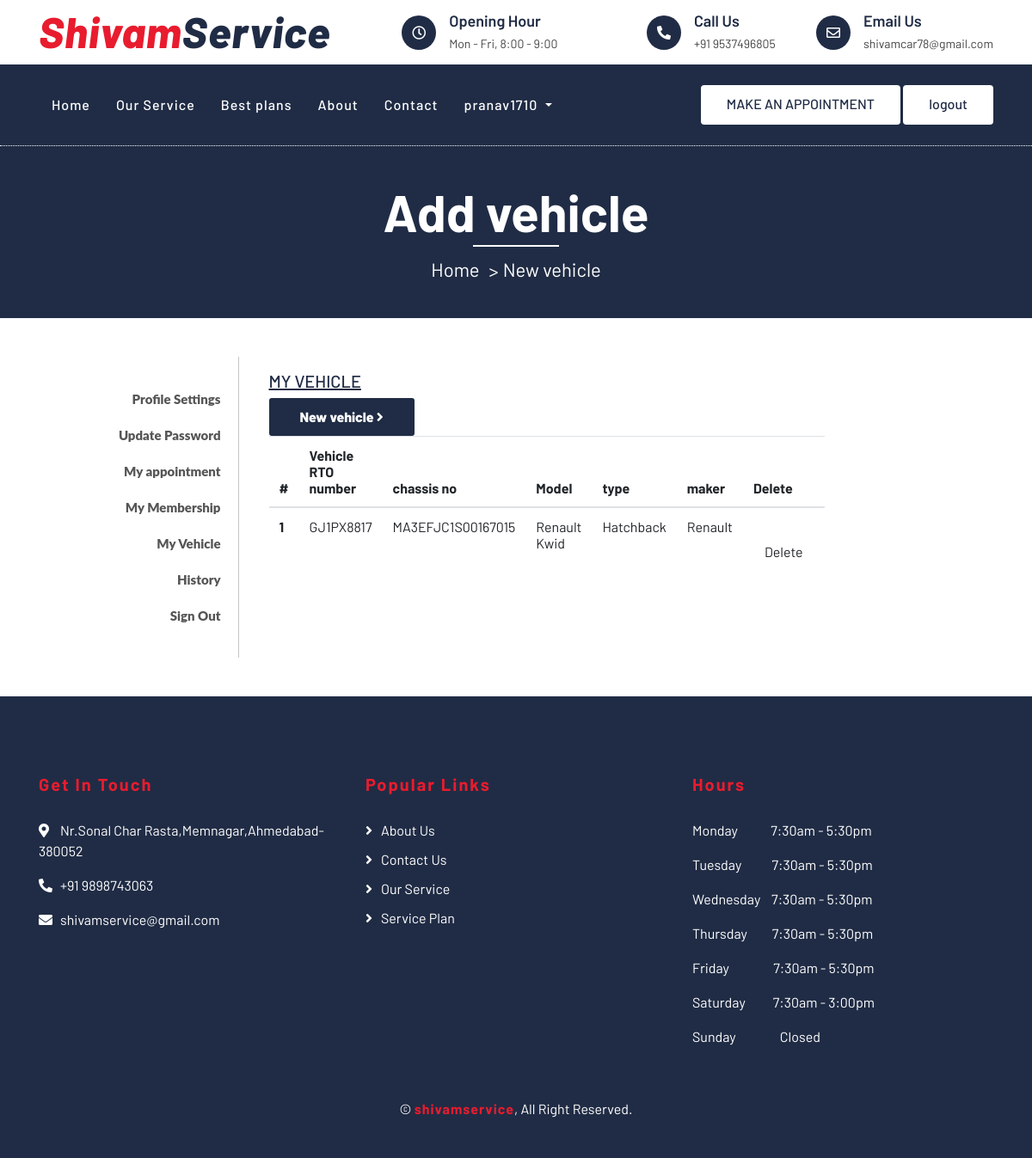
Page /my-vehicle.php (signed in) on the committed database.
### tables this page shows
CREATE TABLE `user` (
  `user_id` int(5) NOT NULL,
  `user_name` varchar(30) NOT NULL,
  `user_pass` varchar(40) NOT NULL,
  `user_email` varchar(50) NOT NULL,
  `user_add` varchar(255) NOT NULL,
  `user_phone` bigint(10) DEFAULT NULL,
  `user_sec_ques` varchar(50) NOT NULL,
  `user_sec_ans` varchar(20) NOT NULL,
  `companycompany_id` int(5) NOT NULL,
  `otp` int(5) DEFAULT NULL
);

CREATE TABLE `vehicle` (
  `rto_number` varchar(12) NOT NULL,
  `customer_id` int(5) NOT NULL,
  `chassis_no` varchar(20) NOT NULL,
  `veh_color_id` int(2) NOT NULL,
  `modelcar_model_id` int(2) NOT NULL
);

CREATE TABLE `model` (
  `car_model_id` int(2) NOT NULL,
  `model_name` varchar(100) NOT NULL,
  `Makermaker_id` int(2) NOT NULL
);

CREATE TABLE `car_type` (
  `car_type_id` int(1) NOT NULL,
  `name` varchar(100) NOT NULL
);

CREATE TABLE `maker` (
  `maker_id` int(2) NOT NULL,
  `maker_name` varchar(20) NOT NULL,
  `car_typecar_type_id` int(1) NOT NULL
);

### my-vehicle.php (the view, shortened to what this page needs)
<?php
require "../shivam/lockscreen/connection.php";
require "../shivam/top.php";
?>
<head>
</head>
<div class="page-header" style="padding: 40px; ">
    <div class="container">
        <div class="row">
            <div class="col-12">
                <h2 style="margin-bottom: 10px;">Add vehicle</h2>
            </div>
            <div class="col-12">
                <a href="../shivam/">Home</a>
                <a href="">New vehicle</a>
            </div>
        </div>
    </div>
</div>
<section class="user_profile inner_pages">
    <div class="row">
        <div class="col-md-3 col-sm-3">
            <?php include('../shivam/include/sidebar.php'); ?>
            <div class="col-md-6 col-sm-8">
                <div class="profile_wrap">
                    <h5 class="uppercase underline">My vehicle </h5>
                    <a href="../shivam/new_vehicle.php">
                        <button type="submit" name="updateprofile" class="mybtn" id="btn">New vehicle <span class="angle_arrow"><i class="fa fa-angle-right" aria-hidden="true"></i></span></button>
                    </a>
                    <div class="my_vehicles_list">
                        <?php
                        $email = $_SESSION['user_login'];
                        $fetch_cid = "SELECT customer.customer_id FROM customer JOIN user  on user.user_id = customer.Useruser_id WHERE user.user_email = '$email'";
                        if (mysqli_num_rows($res = mysqli_query($con, $fetch_cid)) > 0) {
                            $fetch_id = mysqli_fetch_assoc($res);
                            $customer_id = $fetch_id['customer_id'];
                        }
                        ?>
                        <table class="table table-hover table-fixed">
                            <?php
                            $sql = "SELECT *,model.model_name ,maker.maker_name , car_type.name  FROM vehicle JOIN model ON vehicle.modelcar_model_id =  model.car_model_id JOIN maker ON maker.maker_id = model.Makermaker_id JOIN car_type ON car_type.car_type_id = maker.car_typecar_type_id WHERE vehicle.customer_id = $customer_id";
                            $appointment_res = mysqli_query($con, $sql);
                            if (mysqli_num_rows($appointment_res) > 0) {
                            ?>
                                <thead>
                                    <tr>
                                        <th>#</th>
                                        <th>Vehicle RTO number</th>
                                        <th>chassis no</th>
                                        <th>Model</th>
                                        <th>type</th>
                                        <th>maker</th>
                                        <th>Delete</th>
                                    </tr>
                                </thead>
                                <?php
                                $count = 1;
                                while ($row = mysqli_fetch_assoc($appointment_res)) {
                                ?>
                                    <tbody>
                                        <tr style="padding: 0px;">
                                            <th scope="row"><?php echo $count;
                                                            $count++; ?></th>
                                            <td><?php echo $row['rto_number']; ?></td>
                                            <td><?php echo $row['chassis_no']; ?></td>
                                            <td><?php echo $row['model_name']; ?></td>
                                            <td><?php echo $row['name']; ?></td>
                                            <td><?php echo $row['maker_name']; ?></td>
                                            <td>
                                                <form action="<?php echo $_SERVER['PHP_SELF']; ?>" method="POST">
                                                    <button type="submit" class="btn" name="v-delete" onclick="return confirm('Are you sure you want to delete vehicle?');">Delete</button>
                                                </form>
                                            </td>
                                        </tr>
                                    </tbody>
                                <?php  } ?>
                    <?php
                            } ?>
                            </table>
                    </div>
                </div>
            </div>
        </div>
</section>
<?php
require "../shivam/foter.php";
?>

### top.php (shortened to what this page needs)
<?php
  require "../shivam/lockscreen/connection.php";
  ?>
<head>
    <link href="https://stackpath.bootstrapcdn.com/bootstrap/4.4.1/css/bootstrap.min.css" rel="stylesheet">
    <link href="https://cdnjs.cloudflare.com/ajax/libs/font-awesome/5.10.0/css/all.min.css" rel="stylesheet">
    <link href="lib/flaticon/font/flaticon.css" rel="stylesheet">
    <link href="lib/animate/animate.min.css" rel="stylesheet">
    <link href="lib/owlcarousel/assets/owl.carousel.min.css" rel="stylesheet">
    <link href="css/style.css" rel="stylesheet">
</head>
<div class="top-bar">
    <div class="container">
        <div class="row align-items-center">
            <div class="col-lg-4 col-md-12">
                <div class="logo">
                    <a href="index.php">
                        <h1>Shivam<span>Service</span></h1>
                    </a>
                </div>
            </div>
            <div class="col-lg-8 col-md-7 d-none d-lg-block">
                <div class="row">
                    <div class="col-4">
                        <div class="top-bar-item">
                            <div class="top-bar-icon">
                                <i class="far fa-clock"></i>
                            </div>
                            <div class="top-bar-text">
                                <h3>Opening Hour</h3>
                                <p>Mon - Fri, 8:00 - 9:00</p>
                            </div>
                        </div>
                    </div>
                    <div class="col-4">
                        <div class="top-bar-item">
                            <div class="top-bar-icon">
                                <i class="fa fa-phone-alt"></i>
                            </div>
                            <div class="top-bar-text">
                                <h3>Call Us</h3>
                                <p>+91 9537496805 </p>
                            </div>
                        </div>
                    </div>
                    <div class="col-4">
                        <div class="top-bar-item">
                            <div class="top-bar-icon">
                                <i class="far fa-envelope"></i>
                            </div>
                            <div class="top-bar-text">
                                <h3>Email Us</h3>
                                <p>shivamcar78@gmail.com</p>
                            </div>
                        </div>
                    </div>
                </div>
            </div>
        </div>
    </div>
</div>
<div class="nav-bar">
    <div class="container">
        <nav class="navbar navbar-expand-lg bg-dark navbar-dark">
            <div class="collapse navbar-collapse justify-content-between" id="navbarCollapse">
                <div class="navbar-nav mr-auto">
                    <a href="index.php" class="nav-item nav-link ">Home</a>
                    <a href="service.php" class="nav-item nav-link ">Our Service</a>
                    <a href="bestplan.php" class="nav-item nav-link">Best plans</a>
                    <a href="about.php" class="nav-item nav-link">About</a>
                    <a href="contact.php" class="nav-item nav-link">Contact</a>
                    <?php
                      if (isset($_SESSION["user_login"])) {
                      ?><div class="dropdown show">
                            <a class="nav-link dropdown-toggle" href="#" role="button" id="dropdownMenuLink" data-toggle="dropdown" aria-haspopup="true" aria-expanded="false">
                                <?php
                                  $email = $_SESSION['user_login'];
                                  $get_username = "SELECT * FROM user WHERE user_email = '$email'";
                                  $res = mysqli_query($con, $get_username);
                                  $username = mysqli_fetch_array($res);
                                  echo $username['user_name'];
                                  ?>
                            </a>
                        </div>
                    <?php
                      }
                      ?>
                </div>
                <div class="ml-auto">
                    <?php
                      if (isset($_SESSION["user_login"])) {
                      ?>
                        <a class="btn btn-custom" href="../shivam/bookapp.php">MAKE AN APPOINTMENT</a>
                        <a class="btn btn-custom" href="../shivam/lockscreen/log-out-user.php">logout</a>
                    <?php
                      } else {
                      ?>
                        <a class="btn btn-custom" href="../shivam/lockscreen/login-user.php">MAKE AN APPOINTMENT</a>
                        <a class="btn btn-custom" href="lockscreen/login-user.php">Login</a>
                    <?php
                      }
                      ?>
                </div>
            </div>
        </nav>
    </div>
</div>

### css/style.css (style rules this page uses)
body { color: #444444; font-weight: 400; background: #ffffff; font-family: 'Barlow', sans-serif; overflow-x: hidden; }
h1, h2, h3, h4, h5, h6 { color: #202C45; }
a { color: #202C45; transition: .3s; }
.btn.btn-custom { padding: 10px 30px 12px 30px; text-align: center; font-size: 16px; font-weight: 500; color: #ffffff; background: #E81C2E; border: none; box-shadow: inset 0 0 0 0 #202C45; transition: ease-out 0.5s; -webkit-transition: ease-out 0.5s; -moz-transition: ease-out 0.5s; }
.top-bar { position: relative; height: 75px; display: flex; align-items: center; background: #ffffff; }
.top-bar .logo { text-align: left; overflow: hidden; }
.top-bar .logo h1 { margin: -4px 0 0 0; color: #E81C2E; font-size: 50px; line-height: 50px; font-weight: 800; letter-spacing: 1px; font-style: italic; }
.top-bar .logo h1 span { color: #202C45; }
.top-bar .top-bar-item { display: flex; align-items: center; justify-content: flex-end; }
.top-bar .top-bar-icon { width: 40px; height: 40px; display: flex; align-items: center; justify-content: center; background: #202C45; border-radius: 40px; }
.top-bar .top-bar-icon i { margin: 0; color: #ffffff; font-size: 16px; }
.top-bar .top-bar-text { padding-left: 15px; }
.top-bar .top-bar-text h3 { margin: 0 0 5px 0; font-size: 18px; font-weight: 600; }
.top-bar .top-bar-text p { margin: 0; font-size: 14px; font-weight: 400; }
.nav-bar { position: relative; background: #202C45; }
.nav-bar .navbar { padding: 20px 0; background: #202C45 !important; transition: .3s; }
.navbar-dark .navbar-nav .nav-link, .navbar-dark .navbar-nav .nav-link:focus, .navbar-dark .navbar-nav .nav-link:hover, .navbar-dark .navbar-nav .nav-link.active { color: #ffffff; padding: 15px; font-weight: 500; letter-spacing: 1px; }
.nav-bar .btn.btn-custom { color: #202C45; background: #ffffff; box-shadow: inset 0 0 0 0 #E81C2E; }
.page-header { position: relative; margin-bottom: 45px; padding: 90px 0; text-align: center; background: #202C45; border-top: 1px dotted #ffffff; }
.page-header h2 { position: relative; color: #ffffff; font-size: 60px; font-weight: 700; margin-bottom: 20px; padding-bottom: 5px; }
.page-header h2::after { position: absolute; content: ""; width: 100px; height: 2px; left: calc(50% - 50px); bottom: 0; background: #ffffff; }
.page-header a { position: relative; padding: 0 12px; font-size: 22px; color: #ffffff; }
.page-header a::after { position: absolute; content: ">"; width: 8px; height: 8px; top: -2px; right: -7px; text-align: center; color: #ffffff; }
.page-header a:last-child::after { display: none; }

### my-vehicle.php (style rules this page uses)
.mybtn { background: #202c45 none repeat scroll 0 0; fill: black; border: medium none; border-radius: 3px; color: #ffffff; font-size: 16px; font-weight: 800; line-height: 30px; padding: 7px 36px; transition: all 0.3s linear 0s; }
.profile_wrap { padding: 16px 5px; }
.row { margin-right: -15px; margin-left: -15px; }
.uppercase { text-transform: uppercase; }
.profile_wrap form { padding: 20px 0; }
h5 { color: #111111; font-weight: 900; margin: 0 auto 15px; font-size: 20px; line-height: 32px; }
.underline { text-decoration: underline; }

### rows in the picture
user: user_name "pranav1710"
vehicle: rto_number "GJ1PX8817", chassis_no "MA3EFJC1S00167015", modelcar_model.model_name "Renault Kwid", car_type.name "Hatchback", maker.maker_name "Renault"
